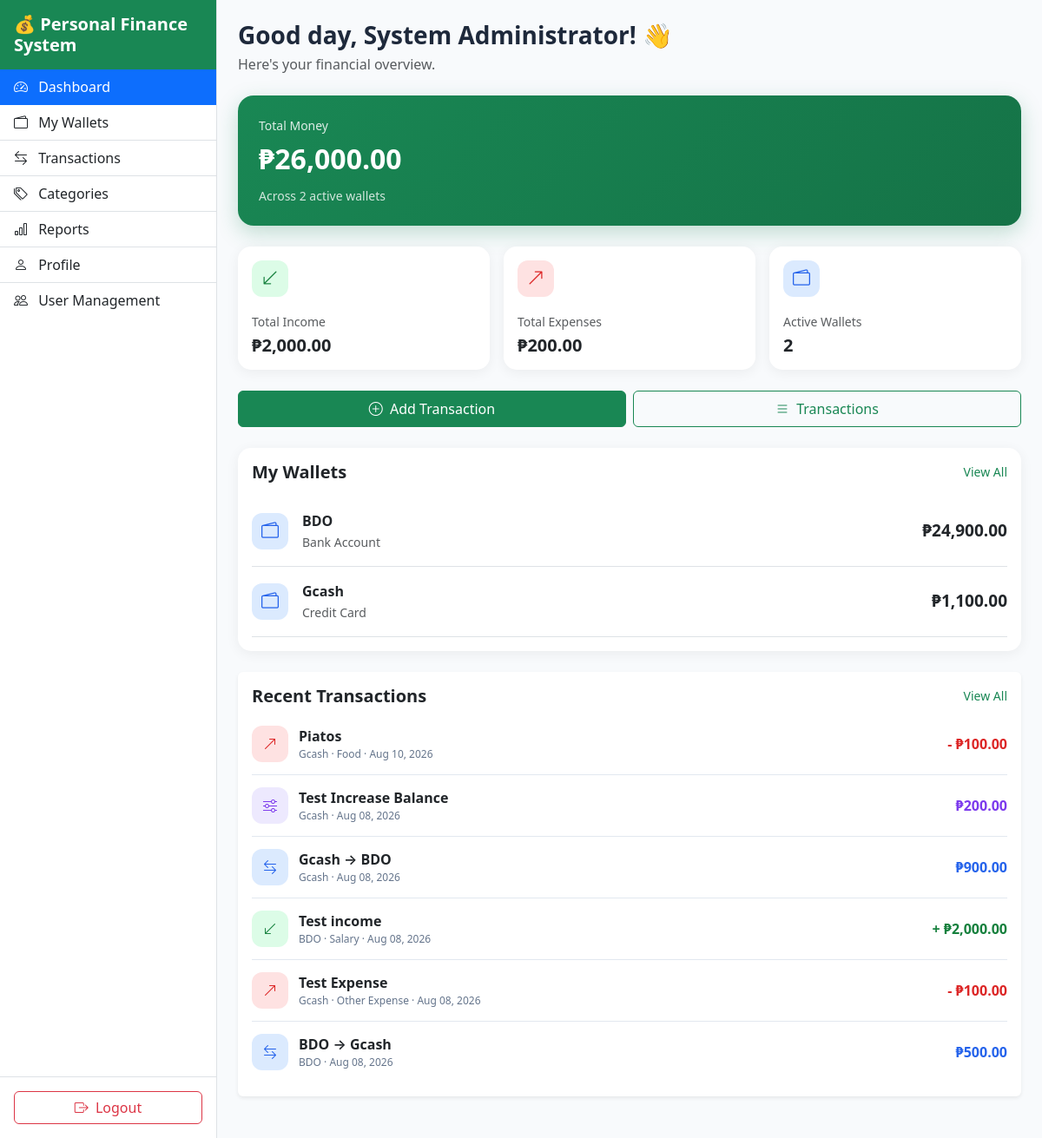
The page /dashboard/ (signed in) on the database its author committed.
### tables this page shows
CREATE TABLE `wallets` (
  `id` int(10) UNSIGNED NOT NULL,
  `user_id` int(10) UNSIGNED NOT NULL,
  `wallet_type_id` int(10) UNSIGNED NOT NULL,
  `name` varchar(100) NOT NULL,
  `description` varchar(255) DEFAULT NULL,
  `initial_balance` decimal(15,2) NOT NULL DEFAULT 0.00,
  `currency` varchar(10) NOT NULL DEFAULT 'PHP',
  `status` enum('Active','Archived') NOT NULL DEFAULT 'Active',
  `created_at` timestamp NOT NULL DEFAULT current_timestamp(),
  `updated_at` timestamp NOT NULL DEFAULT current_timestamp() ON UPDATE current_timestamp()
);

CREATE TABLE `transactions` (
  `id` bigint(20) UNSIGNED NOT NULL,
  `user_id` int(10) UNSIGNED NOT NULL,
  `wallet_id` int(10) UNSIGNED NOT NULL,
  `category_id` int(10) UNSIGNED DEFAULT NULL,
  `type` enum('Income','Expense','Transfer','Adjustment') NOT NULL,
  `amount` decimal(15,2) NOT NULL,
  `transaction_date` date NOT NULL,
  `description` varchar(255) DEFAULT NULL,
  `notes` text DEFAULT NULL,
  `created_at` timestamp NOT NULL DEFAULT current_timestamp(),
  `updated_at` timestamp NOT NULL DEFAULT current_timestamp() ON UPDATE current_timestamp()
);

CREATE TABLE `categories` (
  `id` int(10) UNSIGNED NOT NULL,
  `user_id` int(10) UNSIGNED DEFAULT NULL,
  `name` varchar(100) NOT NULL,
  `type` enum('Income','Expense') NOT NULL,
  `description` varchar(255) DEFAULT NULL,
  `status` enum('Active','Inactive') NOT NULL DEFAULT 'Active',
  `created_at` timestamp NOT NULL DEFAULT current_timestamp(),
  `updated_at` timestamp NOT NULL DEFAULT current_timestamp() ON UPDATE current_timestamp()
);

### dashboard/index.php (the view, shortened to what the rows shown need)
<?php
require_once __DIR__ . '/../app/config/database.php';
require_once __DIR__ . '/../app/helpers/functions.php';
$userId = (int) $_SESSION['user_id'];
$walletStmt =
    $pdo->prepare($walletSql);
$walletStmt->execute([
    ':income_user_id' =>
        $userId,
    ':expense_user_id' =>
        $userId,
    ':adjustment_user_id' =>
        $userId,
    ':sent_user_id' =>
        $userId,
    ':received_user_id' =>
        $userId,
    ':wallet_user_id' =>
        $userId
]);
$wallets =
    $walletStmt->fetchAll();
$recentSql = "
    SELECT
        t.id,
        t.type,
        t.amount,
        t.transaction_date,
        t.description,
        t.wallet_id,
        w.name AS wallet_name,
        c.name AS category_name,
        destination_t.id AS destination_transaction_id,
        destination_w.name AS destination_wallet_name
    FROM transactions t
    INNER JOIN wallets w
        ON t.wallet_id = w.id
    LEFT JOIN categories c
        ON t.category_id = c.id
    LEFT JOIN transaction_transfers tt
        ON tt.transaction_id = t.id
    LEFT JOIN transactions destination_t
        ON tt.destination_transaction_id =
           destination_t.id
    LEFT JOIN wallets destination_w
        ON destination_t.wallet_id =
           destination_w.id
    WHERE t.user_id = :user_id
      /*
       * Do not show the destination side
       * of a transfer as a second transaction.
       *
       * The source transaction already contains
       * the complete transfer information.
       */
      AND NOT EXISTS (
          SELECT 1
          FROM transaction_transfers destination_link
          WHERE destination_link.destination_transaction_id =
                t.id
      )
    ORDER BY
        t.transaction_date DESC,
        t.id DESC
    LIMIT 8
";
$recentStmt =
    $pdo->prepare($recentSql);
$recentStmt->execute([
    ':user_id' => $userId
]);
$recentTransactions =
    $recentStmt->fetchAll();
function dashboardMoney(
    float $amount,
    string $currency = 'PHP'
): string {
    $symbol =
        $currency === 'PHP'
            ? '₱'
            : $currency . ' ';
    return $symbol .
        number_format(
            $amount,
            2
        );
}
function dashboardTypeClass(
    string $type
): string {
    switch ($type) {
        case 'Income':
            return 'income';
        case 'Expense':
            return 'expense';
        case 'Transfer':
            return 'transfer';
        case 'Adjustment':
            return 'adjustment';
    }
}
?>
<!DOCTYPE html>
<html lang="en">
<head>
<link
    href="https://cdn.jsdelivr.net/npm/bootstrap@5.3.7/dist/css/bootstrap.min.css"
    rel="stylesheet"
>
<link
    rel="stylesheet"
    href="https://cdn.jsdelivr.net/npm/bootstrap-icons@1.13.1/font/bootstrap-icons.min.css"
>
<link
    rel="stylesheet"
    href="<?= BASE_URL ?>assets/css/style_dashboard_index.css"
>
</head>
<body>
<main
    class="
        dashboard-content
    "
>
<div
    class="
        card
        wallet-card
        mb-4
    "
>
    <div
        class="
            card-body
        "
    >
        <?php if (
            empty($wallets)
        ): ?>
            <div
                class="
                    text-center
                    py-4
                "
            >
                <i
                    class="
                        bi
                        bi-wallet2
                        fs-1
                        text-muted
                    "
                ></i>
                <p
                    class="
                        text-muted
                        mt-2
                        mb-3
                    "
                >
                    You don't have any
                    active wallets yet.
                </p>
                <a
                    href="<?= BASE_URL ?>wallets/"
                    class="
                        btn
                        btn-outline-success
                    "
                >
                    Add Wallet
                </a>
            </div>
        <?php else: ?>
            <?php foreach (
                $wallets as $wallet
            ): ?>
                <div
                    class="
                        d-flex
                        align-items-center
                        justify-content-between
                        py-3
                        border-bottom
                    "
                >
                    <div
                        class="
                            d-flex
                            align-items-center
                            gap-3
                        "
                    >
                        <div
                            class="
                                summary-icon
                                wallet-icon
                            "
                        >
                            <i
                                class="
                                    bi
                                    bi-wallet2
                                "
                            ></i>
                        </div>
                        <div>
                            <div
                                class="
                                    fw-semibold
                                "
                            >
                                <?= e(
                                    $wallet['name']
                                ) ?>
                            </div>
                            <small
                                class="
                                    text-muted
                                "
                            >
                                <?= e(
                                    $wallet['wallet_type']
                                ) ?>
                            </small>
                        </div>
                    </div>
                    <div
                        class="
                            wallet-balance
                        "
                    >
                        <?= dashboardMoney(
                            (float)
                            $wallet[
                                'current_balance'
                            ],
                            $wallet['currency']
                        ) ?>
                    </div>
                </div>
            <?php endforeach; ?>
        <?php endif; ?>
    </div>
</div>
<div
    class="
        card
        border-0
        shadow-sm
        mb-4
    "
>
    <div
        class="
            card-body
        "
    >
        <?php if (
            empty($recentTransactions)
        ): ?>
            <div
                class="
                    text-center
                    py-4
                "
            >
                <i
                    class="
                        bi
                        bi-receipt
                        fs-1
                        text-muted
                    "
                ></i>
                <p
                    class="
                        text-muted
                        mt-2
                        mb-0
                    "
                >
                    No transactions yet.
                </p>
            </div>
        <?php else: ?>
            <?php foreach (
                $recentTransactions
                as $transaction
            ): ?>
                <?php
                    $transactionType =
                        $transaction['type'];
                    $typeClass =
                        dashboardTypeClass(
                            $transactionType
                        );
                    $description =
                        trim(
                            $transaction['description'] ?? ''
                        );
                    if (
                        $transactionType === 'Transfer'
                    ) {
                        if (
                            !empty(
                                $transaction[
                                    'destination_wallet_name'
                                ]
                            )
                        ) {
                            $description =
                                $transaction[
                                    'wallet_name'
                                ]
                                .
                                ' → '
                                .
                                $transaction[
                                    'destination_wallet_name'
                                ];
                        } else {
                            $description =
                                'Wallet Transfer';
                        }
                    }
                    $icon =
                        match (
                            $transactionType
                        ) {
                            'Income' =>
                                'bi-arrow-down-left',
                            'Expense' =>
                                'bi-arrow-up-right',
                            'Transfer' =>
                                'bi-arrow-left-right',
                            'Adjustment' =>
                                'bi-sliders',
                            default =>
                                'bi-receipt'
                        };
                    ?>
                <div
                    class="
                        transaction-item
                    "
                >
                    <div
                        class="
                            transaction-icon
                            <?= e(
                                $typeClass
                            ) ?>"
                    >
                        <i
                            class="
                                bi
                                <?= e(
                                    $icon
                                ) ?>"
                        ></i>
                    </div>
                    <div
                        class="
                            transaction-description
                        "
                    >
                        <div
                            class="
                                transaction-title
                            "
                        >
                            <?= e(
                                $description
                            ) ?>
                        </div>
                        <div
                            class="
                                transaction-meta
                            "
                        >
                            <?= e(
                                $transaction[
                                    'wallet_name'
                                ]
                            ) ?>
                            <?php if (
                                $transaction[
                                    'category_name'
                                ]
                            ): ?>
                                ·
                                <?= e(
                                    $transaction[
                                        'category_name'
                                    ]
                                ) ?>
                            <?php endif; ?>
                            ·
                            <?= date(
                                'M d, Y',
                                strtotime(
                                    $transaction[
                                        'transaction_date'
                                    ]
                                )
                            ) ?>
                        </div>
                    </div>
                    <div
                        class="
                            transaction-amount
                            <?= e(
                                $typeClass
                            ) ?>"
                    >
                        <?php if (
                            $transactionType ===
                            'Expense'
                        ): ?>
                            -
                        <?php elseif (
                            $transactionType ===
                            'Income'
                        ): ?>
                            +
                        <?php endif; ?>
                        ₱<?= number_format(
                            (float)
                            $transaction[
                                'amount'
                            ],
                            2
                        ) ?>
                    </div>
                </div>
            <?php endforeach; ?>
        <?php endif; ?>
    </div>
</div>
</main>
</body>
</html>

### rows shown on the page
wallets: name "BDO", wallet_type "Bank Account", w "₱24,900.00"
wallets: name "Gcash", wallet_type "Credit Card", w "₱1,100.00"
transactions: description "Piatos", wallet.name "Gcash", category.name "Food", transaction_date "Aug 10, 2026", amount "100.00"
transactions: description "Test Increase Balance", wallet.name "Gcash", transaction_date "Aug 08, 2026", amount "200.00"
transactions: description "Gcash → BDO", wallet.name "Gcash", transaction_date "Aug 08, 2026", amount "900.00"
transactions: description "Test income", wallet.name "BDO", category.name "Salary", transaction_date "Aug 08, 2026", amount "2,000.00"
transactions: description "Test Expense", wallet.name "Gcash", category.name "Other Expense", transaction_date "Aug 08, 2026", amount "100.00"
transactions: description "BDO → Gcash", wallet.name "BDO", transaction_date "Aug 08, 2026", amount "500.00"

### other values the page prints
APP_NAME "Personal Finance System"
$fullname "System Administrator"
$activeWalletCount "2"
